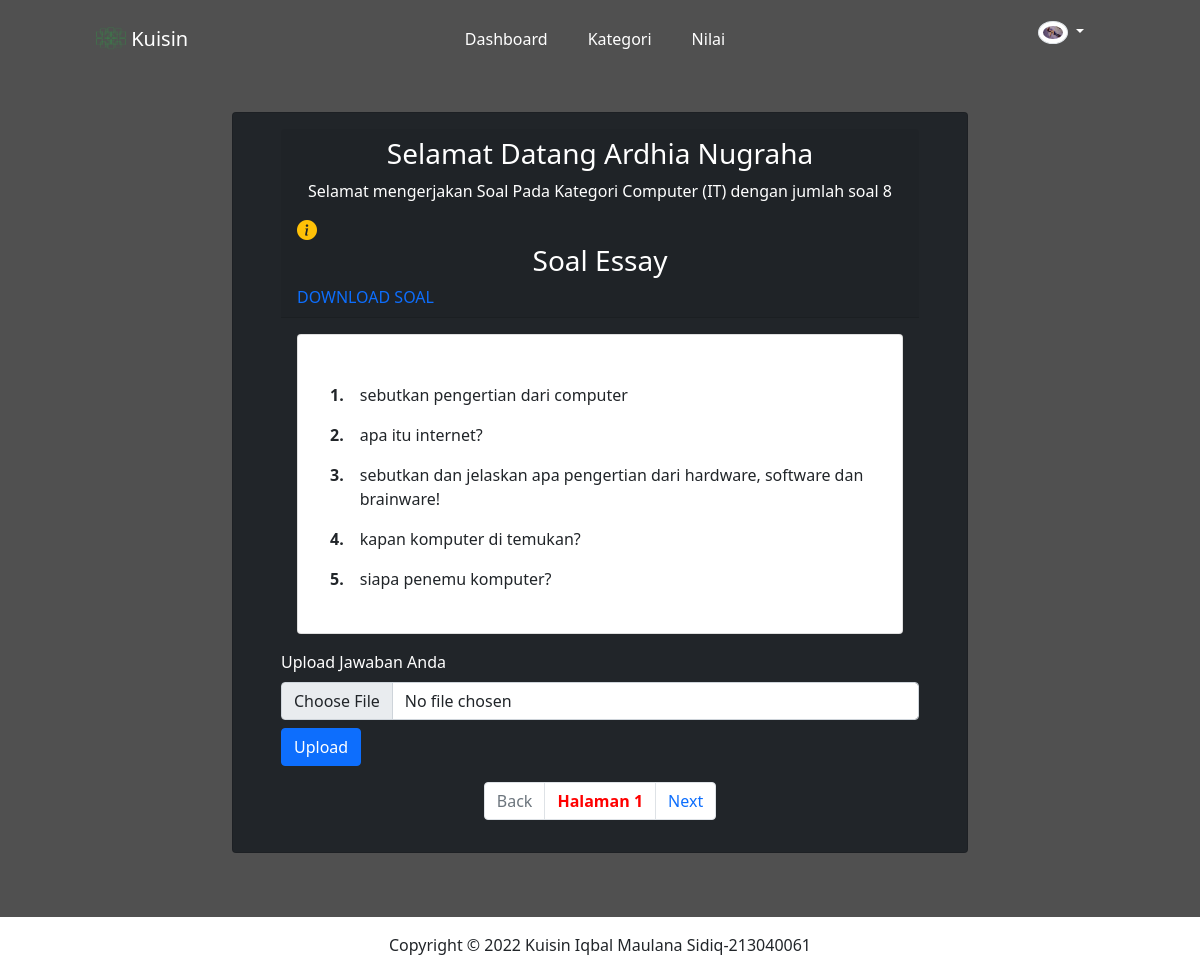
The page /mulai_ujian.php?id=39 (signed in) on the database its author committed.
### tables this page shows
CREATE TABLE `peserta` (
  `id` int(11) NOT NULL,
  `nama_peserta` varchar(255) NOT NULL,
  `username` varchar(255) NOT NULL,
  `email` varchar(255) NOT NULL,
  `pass` varchar(255) NOT NULL,
  `gambar` varchar(255) NOT NULL
);

CREATE TABLE `kategori` (
  `id_kategori` int(11) NOT NULL,
  `kategori_ujian` varchar(255) NOT NULL
);

CREATE TABLE `soalsoal` (
  `id_soal` int(11) NOT NULL,
  `pertanyaan` varchar(500) DEFAULT NULL,
  `id_kategori` int(11) DEFAULT NULL
);

### mulai_ujian.php (the view, shortened to what this page needs)
<?php
require "header.php";
require "connection.php";
?>
<header class="header">
  <div class="header-inner">
    <div class="container-fluid px-lg-5">
      <nav class="navbar navbar-expand-lg my-navbar ps-5">
  <a class="navbar-brand" href="#"><span class="logo">
    <img src="assets/img/gambar/logo.png" class="img-fluid" style="width:30px; margin:-3px 0px 0px 0px;"> Kuisin</span>
  </a>
  <div class="collapse navbar-collapse" id="navbarSupportedContent">
    <ul class="navbar-nav m-auto">
      <li class="nav-item active">
        <a class="nav-link" href="index.php" onclick="return confirm('Yakin Meninggalkan Halaman ini?'); ">Dashboard</a>
      </li>
      <li class="nav-item">
        <a class="nav-link" href="kategori_ujian.php" onclick="return confirm('Yakin Meninggalkan Halaman ini?'); ">Kategori</a>
      </li>
        <li class="nav-item">
        <a class="nav-link" href="rank.php" onclick="return confirm('Yakin Meninggalkan Halaman ini?'); ">Nilai</a>
      </li>
    </ul>
    <?php
    $id_peserta = $_SESSION['login']['id'];
    $sql = "SELECT * FROM peserta WHERE id = '$id_peserta'";
    $query = mysqli_query($conn, $sql);
    while($data = mysqli_fetch_array($query)){
        $gambar = $data['gambar'];
        $nama_peserta = $data['nama_peserta'];
    }
    ?>
    <ul class="pe-5">
        <li class="nav-item dropdown">
        <a class="nav-link dropdown-toggle" href="#" id="navbarDropdown" role="button" data-toggle="dropdown" aria-haspopup="true" aria-expanded="false">
        <img src="assets/img/<?= $gambar; ?>" alt="" style="width: 30px;" class="rounded-circle img-thumbnail ">
        </a>
      </li>
    </ul>
  </div>
</nav>
    </div>
  </div>
</header>
<div class="main-content">
<?php
$id_kat = $_GET['id'];
$sql = "SELECT * FROM kategori WHERE id_kategori = '$id_kat'";
$query = mysqli_query($conn, $sql);
while($data = mysqli_fetch_array($query)){
    $nama_kategori = $data['kategori_ujian'];
}
$res = "SELECT * FROM soalsoal WHERE id_kategori = '$id_kat'";
$query = mysqli_query($conn, $res);
$jumlah_soal = mysqli_num_rows($query);
?>
  <section>
    <div class="container">
      <div class="row justify-content-around pt-5 ">
        <div class="col-lg-8 ">
          <div class="card bg-dark px-5 pt-3 pb-3 text-white" style="min-height: 500px">
            <div class="card-header">
            <h3 class="text-center">Selamat Datang <?= $nama_peserta; ?></h3>
              <p class="text-center">Selamat mengerjakan Soal Pada Kategori <?= $nama_kategori; ?> dengan jumlah soal <?= $jumlah_soal; ?> </p>
              <a href="" class="text-warning h5" onclick="return confirm('Kerjakan Soal Essay Berikut dengan sertakan nama lengkap, kategori soal, nomor soal, dan halaman soal. Kemudian Upload Dengan Format .PDF atau .docx'); ""><i class="bi bi-info-circle-fill"></i></a>
              <h3 class="text-center">Soal Essay</h3>
              <a href="download_soal.php?id=<?= $id_kat ?>" target="_blank">DOWNLOAD SOAL</a>
            </div>
            <div class="card-body">
              <div class="col-lg-12">
              <div class="card bg-white" style="min-height: 300px;">
              <div class="container">
                <form action="" method="post">
                  <table class="table table-borderless">
                    <tr>
                      <th style="width: 10px;"></th>
                      <th></th>
                    </tr>
                   <?php
                    $jumlahDataPerHal = 5;
                    $res = mysqli_query($conn, "SELECT * FROM soalsoal WHERE id_kategori = '$_GET[id]'");
                    $jumlahsoal= mysqli_num_rows($res);
                    $jumlahHal = ceil($jumlahsoal / $jumlahDataPerHal);
                    $halamanAktif = (isset($_GET['halaman'])) ? $_GET['halaman'] : 1;
                    $awalData = ($jumlahDataPerHal * $halamanAktif) - $jumlahDataPerHal;
                    $sql = "SELECT * FROM soalsoal WHERE id_kategori = '$_GET[id]' LIMIT $awalData, $jumlahDataPerHal";
                    $query = mysqli_query($conn, $sql);
                    $no = 1;
                    while($row = mysqli_fetch_assoc($query)){
                      ?>
                      <tr>
                          <th scope="row"><?php echo $no++ ?>.</th>
                          <td><?php echo $row['pertanyaan'] ?></td>
                      </tr>
                      <?php } ?>
                  </table>
                </form>
              </div>
              </div>
              </div>
            </div>
            <div id="ambil">
              <form action="" method="POST" enctype="multipart/form-data">
                  <div class="mb-3 col-12 justify-content-around">
                    <label for="formFile"  class="form-label">Upload Jawaban Anda</label>
                    <input  class="form-control" type="file" id="jawab" name="jawab">
                    <input class=" btn btn-primary mt-2" name="kumpulkan" id="kumpulkan" type="submit" value="Upload">
                  </div>
                  </form>
            </div>
            <nav aria-label="page navigation example">
                <ul class="pagination justify-content-center">
                <?php if($halamanAktif == 1): ?>
                  <li class="page-item disabled ">
                    <a class="page-link" href="mulai_ujian.php?id=<?= $id_kat; ?>&halaman=<?= $i; ?>" >Back</a>
                  </li>
                  <?php endif; ?>
                  <?php for($i=1; $i<= $jumlahHal; $i++ ): ?>
                    <?php if($i== $halamanAktif): ?>
                      <li class="page-item">
                      <a class="page-link" href="mulai_ujian.php?id=<?= $id_kat; ?>&halaman=<?= $i; ?>" style="font-weight:bold;color:red;" >Halaman&nbsp;<?= $i; ?></a>
                      </li>
                    <?php endif; ?>
                  <?php endfor; ?>
                  <?php if($halamanAktif < $jumlahHal): ?>
                    <li class="page-item  ">
                    <a class="page-link" href="mulai_ujian.php?id=<?= $id_kat; ?>&halaman=<?= $halamanAktif+1; ?>" >Next</a>
                  </li>
                  <?php endif; ?>
                </ul>
            </nav>
          </div>
        </div>
      </div>
    </div>
  </section>
  </div>
<?php require "footer.php" ?>

### header.php (shortened to what this page needs)
<!doctype html>
<html lang="en">
  <head>
    <link href="https://cdn.jsdelivr.net/npm/bootstrap@5.0.2/dist/css/bootstrap.min.css" rel="stylesheet">
       <link rel="stylesheet" href="https://use.fontawesome.com/releases/v5.7.2/css/all.css"
>
          <link rel="stylesheet" href="style.css">
<link rel="stylesheet" href="https://cdn.jsdelivr.net/npm/bootstrap-icons@1.8.3/font/bootstrap-icons.css">
  </head>
  <body>

### footer.php (shortened to what this page needs)
<footer class="class="fixed-bottom"">
    <p class="text-center pt-3">Copyright &copy; 2022 Kuisin Iqbal Maulana Sidiq-213040061</p>
  </footer>
  </body>
</html>

### style.css (style rules this page uses)
body { font-family: 'Montserrat' sans-serif; }
@media only screen and (min-width: 1200px) { .nav-item > .nav-link { padding: 5px 20px !important; display: block !important; } }
a { text-decoration: none; }
ul { list-style-type: none; }
.header { position: relative; width: 100%; }
.header-inner { position: absolute; top: 0; left: 0; width: 100%; z-index: 99; background-color: transparent; }
.logo { color: #ffffff; }
.nav-item .nav-link { display: block; line-height: 36px; text-transform: capitalize; font-size: 16px; font-weight: 500; color: #ffffff; transition: 0.15s; }
section { background-color: rgb(80, 80, 80); padding: 4rem 0rem 4rem; }
.main-content { min-height: 800px; }

### rows shown on the page
peserta: gambar (picture), nama_peserta "Ardhia Nugraha"
kategori: kategori_ujian "Computer (IT)"
soalsoal: pertanyaan "sebutkan pengertian dari computer"
soalsoal: pertanyaan "apa itu internet?"
soalsoal: pertanyaan "sebutkan dan jelaskan apa pengertian dari hardware, software dan brainware!"
soalsoal: pertanyaan "kapan komputer di temukan?"
soalsoal: pertanyaan "siapa penemu komputer?"

### other values the page prints
$jumlah_soal "8"
